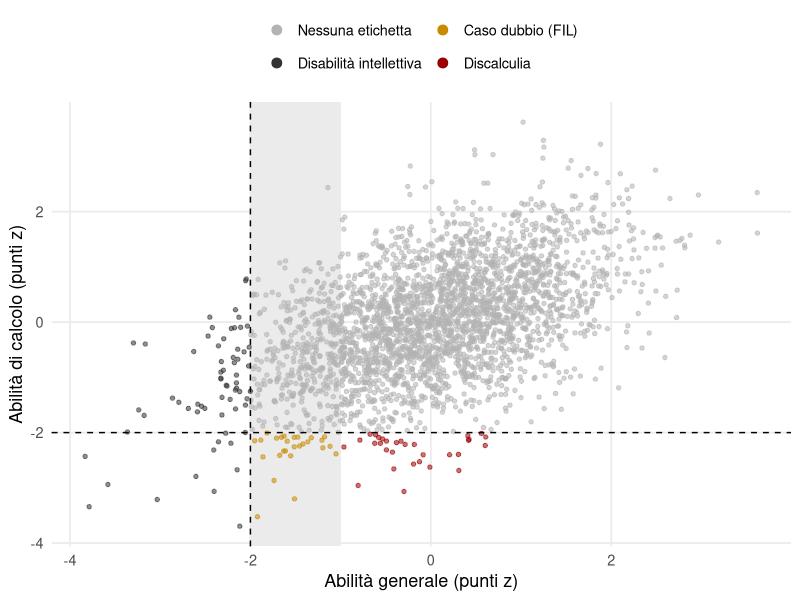

Recreate this plot in R.
## ---- chunk 1
#| label: setup
library(ggplot2)
rosso = "#9A0000"
# Nel PDF (A5) le figure si disegnano alla larghezza reale della pagina.
stampa = knitr::is_latex_output()
virgola = function(x, d = 2) formatC(x, format = "f", digits = d, decimal.mark = ",")
tema = theme_minimal(base_size = if (stampa) 10 else 13) +
  theme(panel.grid.minor = element_blank())
## ---- chunk 2
#| label: fig-specificita
#| fig-cap: "Dati simulati di una popolazione in cui l'abilità di calcolo correla 0,50 con l'abilità generale. Le etichette derivano da soglie applicate a due dimensioni continue: chi ha un'abilità generale molto bassa rientra nella disabilità intellettiva; fra gli altri, chi ha un calcolo molto debole rientra nella discalculia."
#| fig-alt: "Diagramma di dispersione ellittico. Una linea verticale a meno 2 separa a sinistra i punti etichettati come disabilità intellettiva; una fascia fra meno 2 e meno 1 indica il funzionamento intellettivo limite. Una linea orizzontale a meno 2 nel calcolo individua, a destra della prima linea, i punti etichettati come discalculia."
#| fig-width: !expr if (stampa) 4.45 else 7
#| fig-height: !expr if (stampa) 4.0 else 4.6
set.seed(170)
m = MASS::mvrnorm(3000, c(0, 0), matrix(c(1, .5, .5, 1), 2))
d = data.frame(g = m[, 1], calc = m[, 2])
d$gruppo = with(d, ifelse(g < -2, "Disabilità intellettiva",
                   ifelse(calc < -2 & g >= -1, "Discalculia",
                   ifelse(calc < -2, "Caso dubbio (FIL)", "Nessuna etichetta"))))
d$gruppo = factor(d$gruppo, levels = c("Nessuna etichetta", "Disabilità intellettiva", "Caso dubbio (FIL)", "Discalculia"))
ggplot(d, aes(g, calc, colour = gruppo)) +
  annotate("rect", xmin = -2, xmax = -1, ymin = -Inf, ymax = Inf, fill = "grey92") +
  geom_point(alpha = .55, size = 1.2) +
  geom_vline(xintercept = -2, linetype = 2) +
  geom_hline(yintercept = -2, linetype = 2) +
  scale_colour_manual(values = c("grey70", "grey20", "#C98A00", rosso), name = NULL) +
  labs(x = "Abilità generale (punti z)", y = "Abilità di calcolo (punti z)") +
  tema + theme(legend.position = "top") +
  guides(colour = guide_legend(nrow = 2, override.aes = list(size = 3, alpha = 1)))
